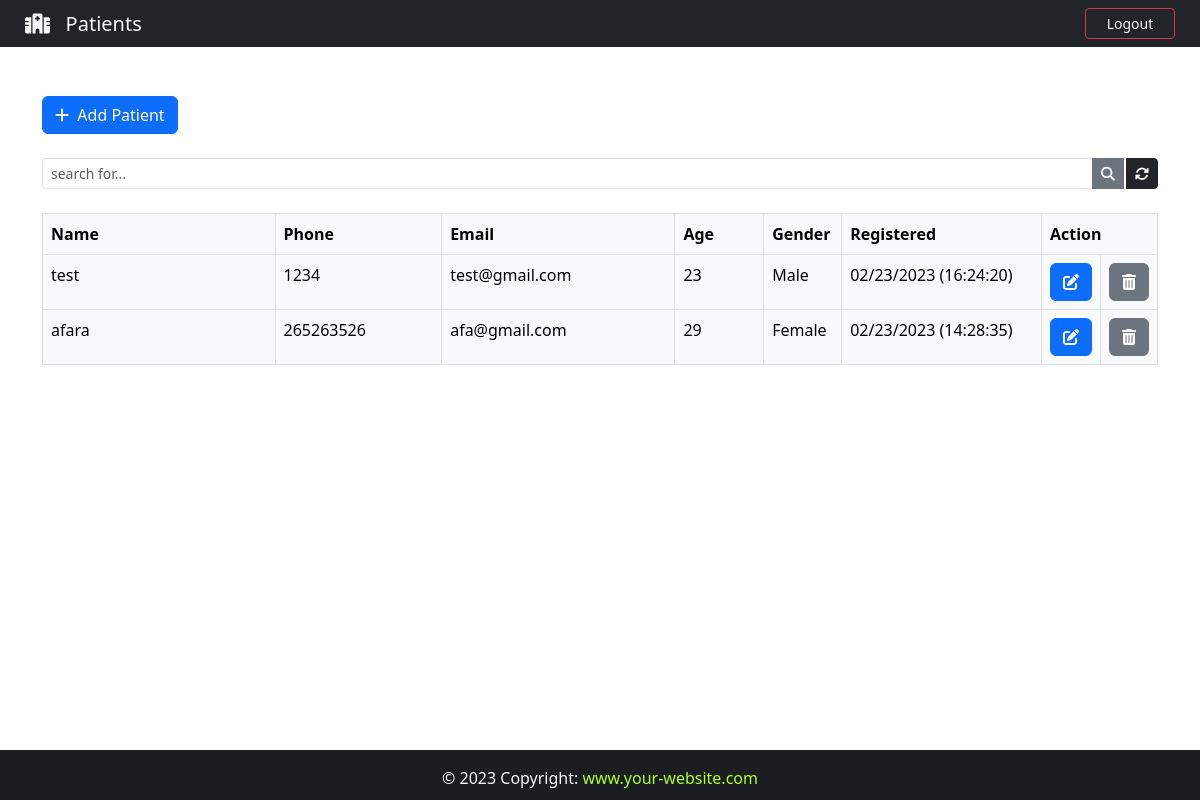
The page /backend/ (signed in) on the database as committed earlier.
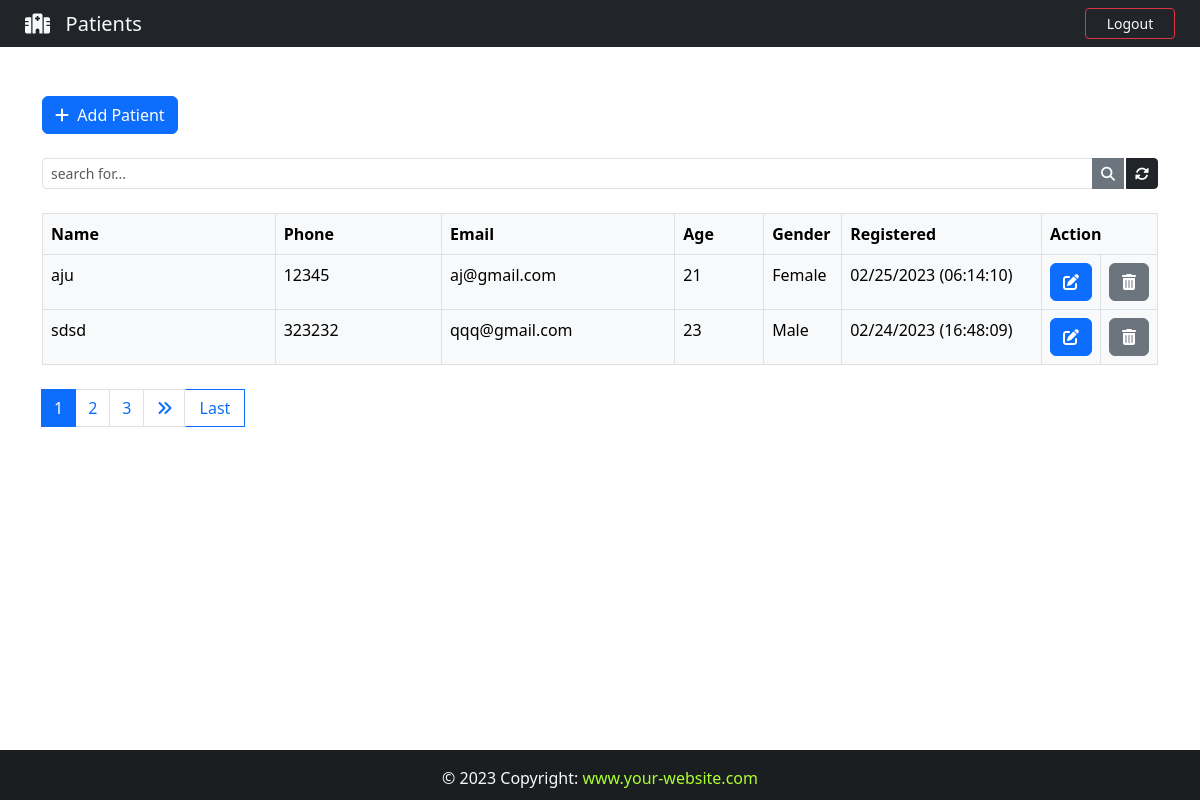
The same page on the database as committed later.
### App/models.py (models this page shows, shortened)
class Patient(models.Model):
    GENDER = (
        ('Male', 'Male'),
        ('Female','Female'),
    )
    id = models.IntegerField(primary_key=True)
    name = models.CharField(max_length=100)
    phone = models.CharField(max_length=30)
    email = models.CharField(max_length=100,default='null')
    age = models.CharField(max_length=10)
    gender = models.CharField(max_length=10, choices=GENDER , null=True)
    note = models.TextField()
    created_at = models.DateTimeField(auto_now_add=True)

### App/views.py (the view)
# urls.py: path('backend/', views.backend, name="backend"),
@login_required(login_url="login")
@cache_control(no_cache=True, must_revalidate=True, no_store=True)
def backend(request):
    if 'q' in request.GET:
        q = request.GET['q']
        all_patient_list = Patient.objects.filter(
            Q(name__icontains=q) | Q(email=q) | Q(phone=q) | Q(age=q) | Q(note=q)
        ).order_by('-created_at')
    else:
        all_patient_list = Patient.objects.all().order_by('-created_at')
    paginator = Paginator(all_patient_list , 2)
    page  = request.GET.get('page')
    all_patient = paginator.get_page(page)
    return render(request,'backend.html',{'patients':all_patient})

### App/templates/backend.html (shortened to what this page needs)
{% extends 'base.html' %}
{% block nav-btn %}
<a class="btn btn-outline-danger btn-sm text-light" id="btn-nav" data-bs-toggle="modal" data-bs-target="#logout">Logout</a>
{% endblock %}
{% block nav-content %}
<i class="fa-solid fa-hospital"></i>&nbsp;&nbsp; Patients
{% endblock %}
{% block content %}
<div class="container">
  <br><br>
  <div class="d-flex justify-content-between">
    <a href="{% url 'add_patient' %}" class="btn btn-primary mt-5"><i class="fas fa-plus fa-solid"></i>&nbsp;&nbsp;Add Patient</a>
  </div>
  <form>
    <div class="input-group input-group-sm mb-3 mt-4">
      <input type="text" name="q" class="form-control" placeholder="search for... " value="{{ request.GET.q }}">
      <button class="btn btn-secondary type="submit" name="search" ><i class="fas fa-search"></i></button>
      <a href="{% url 'backend' %}" class="btn btn-dark" style="margin-left: 2px;"><i class="fas fa-sync-alt fa-solid"></i></a>
    </div>
  </form>
  <center>
    <table class="table mt-4 table-bordered table-light">
      <thead class="thead-light">
        <tr>
          <th style="width: 21%;" scope="col">Name</th>
          <th style="width: 15%;" scope="col">Phone</th>
          <th style="width: 21%;" scope="col">Email</th>
          <th style="width: 8%;" scope="col">Age</th>
          <th style="width: 7%;" scope="col">Gender</th>
          <th style="width: 18%;" scope="col">Registered</th>
          <th style="width: 10%;" colspan="2" scope="col">Action</th>
        </tr>
      </thead>
      <tbody>
        {% for patient in patients %}
        <tr>
          <td>{{ patient.name }}</td>
          <td>{{ patient.phone }}</td>
          <td>{{ patient.email }}</td>
          <td>{{ patient.age }}</td>
          <td>{{ patient.gender }}</td>
          <td>{{ patient.created_at | date:'m/d/Y (H:i:s)'}}</td>
          <td>
            <a class="btn btn-primary" href="#" title="Edit Patient">
              <i class="fas fa-edit"></i>
            </a>
          </td>
            <td>
            <a class="btn btn-secondary" href="/delete_patient/{{ patient.id }}" title="Delete Patient">
              <i class="fas fa-trash-alt"></i>
          </td>
        </tr>
        {% endfor %}
      </tbody>
    </table>
  </center>
  <nav class="mt-4" area-label="Page navigation example">
    {% if patients.has_other_pages %}
    <ul class="pagination justify-content-left">
      {% for i in patients.paginator.page_range %}
      {% if patients.number == i  %}
      <li class="page-item active"><span class="page-link">{{ i }}</span></li>
      {% else %}
      <li class="page-item"><a class="page-link" href="?page={{ i }}">{{ i }}</a></li>
      {% endif %}
      {% endfor %}
      {% if patients.has_next %}
      <li class="page-item"><a class="page-link" href="?page={{patients.next_page_number}}"><i class="fas fa-angle-double-right"></i></a></li>
      <a href="?page={{ patients.paginator.num_pages}}" class="btn btn-outline-primary mb-4" style="width:60px;border-radius: 1px; border: 1px solid; border-left: none;">Last</a>
      {% else %}
      <li class="page-item disabled"></li>
      {% endif %}
    </ul>
    {% endif %}
  </nav>
</div>
{% endblock content %}

Rows that differ between the two databases and show on the page:
no longer on this page (row unchanged): Patient: name "test", phone "1234", email "test@gmail.com", age "23", gender "Male", created_at "02/23/2023 (16:24:20)"
no longer on this page (row unchanged): Patient: name "afara", phone "265263526", email "afa@gmail.com", age "29", gender "Female", created_at "02/23/2023 (14:28:35)"
added Patient: name "aju", phone "12345", email "aj@gmail.com", age "21", gender "Female", created_at "02/25/2023 (06:14:10)"
added Patient: name "sdsd", phone "323232", email "qqq@gmail.com", age "23", gender "Male", created_at "02/24/2023 (16:48:09)"
Other text that changed with them:
new list line: "1"
new list line: "2"
new list line: "3"
text now shown: "Last"
